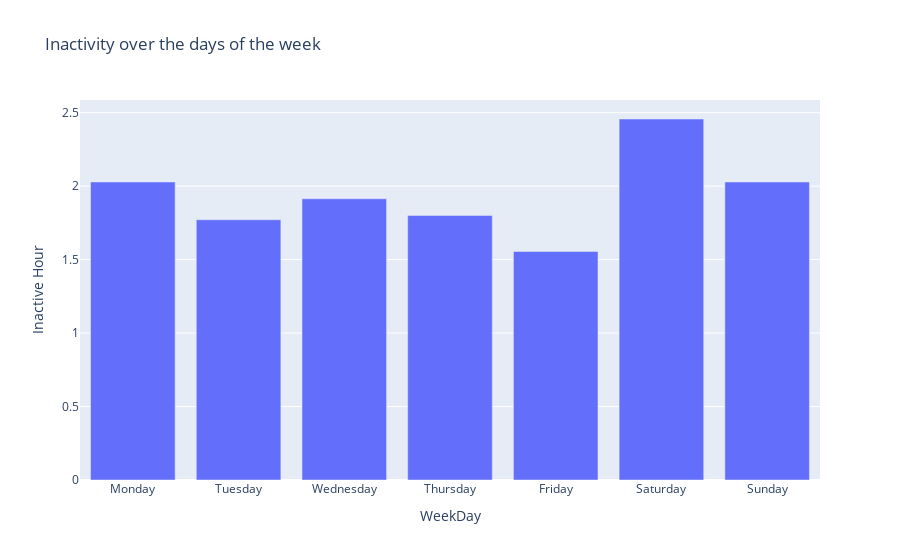

The cell this chart's notebook holds for it:
### Markdown cell above
### Does inactivity differ weekday vs weekend?

### Code cell
def graphinact(p):
    inact = p.copy()
    inact.loc[(inact['Steps'] <= 30) & (inact['Steps'] > 0 ), 'Inactive Hour'] = 1
    inact.loc[inact['Steps'] > 30, 'Inactive Hours'] = 0
    inact = inact.groupby(['Date'], as_index=False).agg({'Steps': 'sum','Inactive Hour':'sum','WeekDay': 'first','Month': 'first'})

    wkday = inact.groupby(['WeekDay']).agg({'Inactive Hour':'mean'}).reset_index()
    fig = px.bar(wkday, x='WeekDay', y='Inactive Hour',title="Inactivity over the days of the week")
    fig.show()

graphinact(p1)

### Figure 1 — Plotly figure (JSON) as saved in the notebook; plotly's stock layout.template omitted (floating-point values rounded to 4 significant figures)
{"data": [{"alignmentgroup": "True", "hovertemplate": "WeekDay=%{x}<br>Inactive Hour=%{y}<extra></extra>", "legendgroup": "", "marker": {"color": "#636efa", "pattern": {"shape": ""}}, "name": "", "offsetgroup": "", "orientation": "v", "showlegend": false, "textposition": "auto", "type": "bar", "x": ["Monday", "Tuesday", "Wednesday", "Thursday", "Friday", "Saturday", "Sunday"], "xaxis": "x", "y": [2.029, 1.771, 1.914, 1.8, 1.556, 2.457, 2.029], "yaxis": "y"}], "layout": {"barmode": "relative", "legend": {"tracegroupgap": 0}, "title": {"text": "Inactivity over the days of the week"}, "xaxis": {"anchor": "y", "domain": [0, 1], "title": {"text": "WeekDay"}}, "yaxis": {"anchor": "x", "domain": [0, 1], "title": {"text": "Inactive Hour"}}}}
